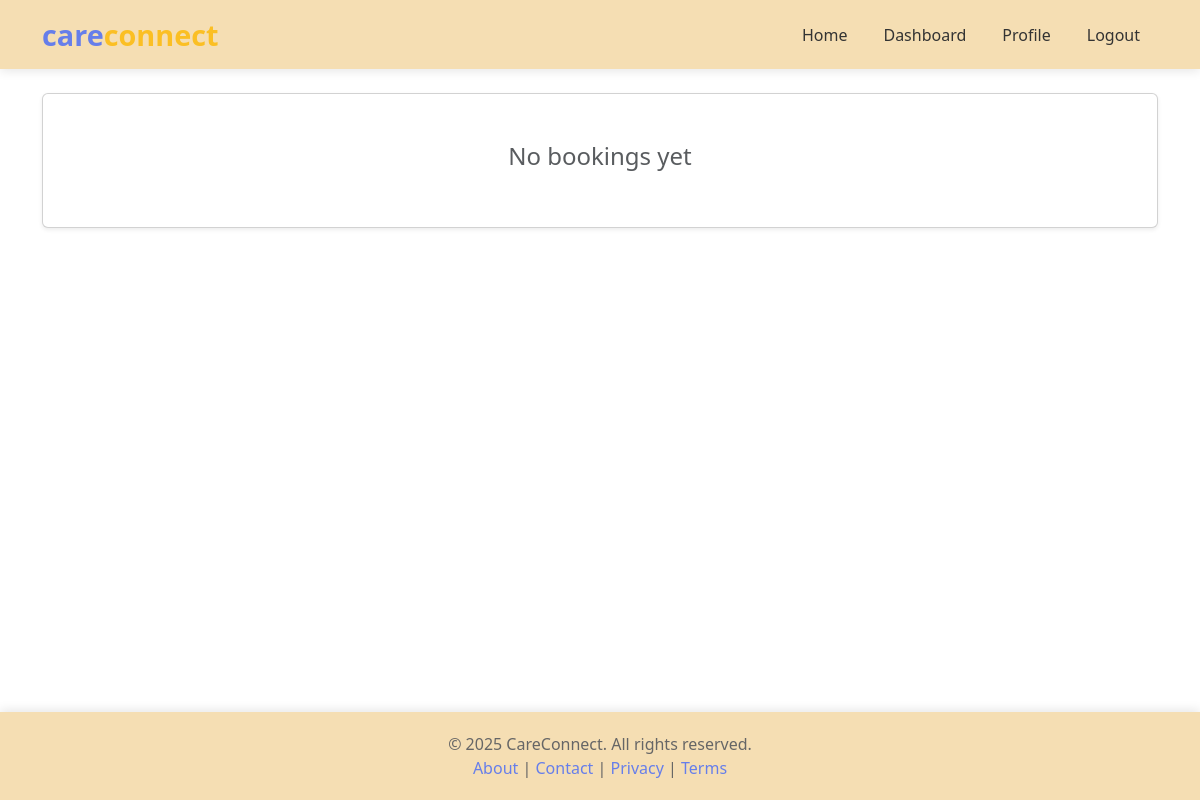
The page /providers/bookings/ (signed in) on the database as committed earlier.
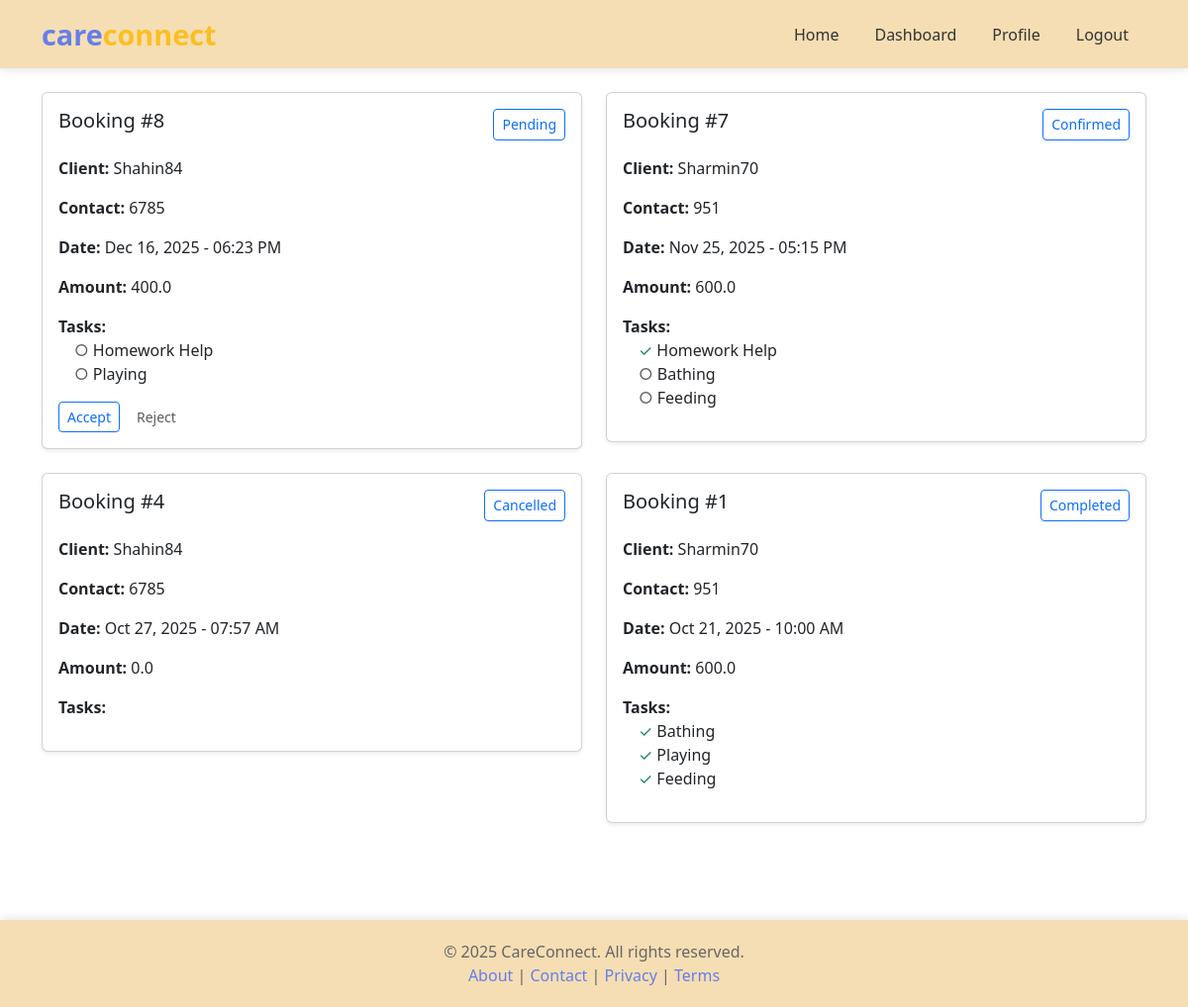
The same page on the database as committed later.
### users/models.py (models this page shows, shortened)
class Booking(models.Model):
    STATUS_CHOICES = [
        ('pending', 'Pending'),
        ('confirmed', 'Confirmed'),
        ('completed', 'Completed'),
        ('cancelled', 'Cancelled'),
    ]
    user = models.ForeignKey(User, on_delete=models.CASCADE, related_name='user_bookings')
    provider = models.ForeignKey('providers.ServiceProvider', on_delete=models.CASCADE, related_name='provider_bookings')
    dateTime = models.DateTimeField()
    status = models.CharField(max_length=20, choices=STATUS_CHOICES, default='pending')
    totalamount = models.FloatField()
    created_at = models.DateTimeField(auto_now_add=True)
    class Meta:
        ordering = ['-created_at']

class User(AbstractUser):
    contactNo = models.CharField(max_length=15)
    address = models.TextField()
    profile_image = models.ImageField(upload_to='user_profiles/', blank=True, null=True)
    is_provider = models.BooleanField(default=False)

### providers/models.py (models this page shows, shortened)
class Task(models.Model):
    STATUS_CHOICES = [
        ('assigned', 'Assigned'),
        ('in_progress', 'In Progress'),
        ('completed', 'Completed'),
    ]
    provider = models.ForeignKey(ServiceProvider, on_delete=models.CASCADE, related_name='provider_tasks')
    user = models.ForeignKey(User, on_delete=models.CASCADE, related_name='user_tasks')
    booking = models.ForeignKey('users.Booking', on_delete=models.CASCADE, related_name='booking_tasks', null=True,
                                blank=True)
    description = models.TextField()
    status = models.CharField(max_length=20, choices=STATUS_CHOICES, default='assigned')
    completedAt = models.DateTimeField(null=True, blank=True)
    created_at = models.DateTimeField(auto_now_add=True)
    class Meta:
        ordering = ['-created_at']

### providers/views.py (the view)
# urls.py: path('bookings/', views.provider_bookings, name='provider_bookings'),
@login_required
def provider_bookings(request):
    if not request.user.is_provider:
        return redirect('user_dashboard')
    provider = ServiceProvider.objects.get(user=request.user)
    bookings = Booking.objects.filter(provider=provider).order_by('-created_at')
    context = {
        'provider': provider,
        'bookings': bookings,
    }
    return render(request, 'providers/bookings.html', context)

### templates/providers/bookings.html (shortened to what this page needs)
{% extends 'base.html' %}
{% block content %}
<div class="container mt-4 mb-5">
    {% if bookings %}
        <div class="row g-4">
            {% for booking in bookings %}
            <div class="col-md-6">
                <div class="card shadow-sm">
                    <div class="card-body">
                        <div class="d-flex justify-content-between mb-3">
                            <h5>Booking #{{ booking.id }}</h5>
                            {% if booking.status == 'pending' %}
                            <span class="btn btn-outline-primary btn-sm">Pending</span>
                            {% elif booking.status == 'confirmed' %}
                            <span class="btn btn-outline-primary btn-sm">Confirmed</span>
                            {% elif booking.status == 'completed' %}
                            <span class="btn btn-outline-primary btn-sm">Completed</span>
                            {% else %}
                            <span class="btn btn-outline-primary btn-sm">Cancelled</span>
                            {% endif %}
                        </div>
                        <p><strong>Client:</strong> {{ booking.user.username }}</p>
                        <p><strong>Contact:</strong> {{ booking.user.contactNo }}</p>
                        <p><strong>Date:</strong> {{ booking.dateTime|date:"M d, Y - h:i A" }}</p>
                        <p><strong>Amount:</strong> {{ booking.totalamount }}</p>
                        <div class="mb-3">
                            <strong>Tasks:</strong>
                            {% for task in booking.booking_tasks.all %}
                            <div class="ms-3">
                                {% if task.status == 'completed' %}
                                <span class="text-success">✓</span>
                                {% else %}
                                <span class="text-muted">○</span>
                                {% endif %}
                                {{ task.description }}
                            </div>
                            {% endfor %}
                        </div>
                        {% if booking.status == 'pending' %}
                        <div class="d-flex gap-2">
                            <a href="{% url 'accept_booking' booking.id %}" class="btn btn-outline-primary btn-sm">Accept</a>
                            <a href="{% url 'reject_booking' booking.id %}" class="btn text-muted btn-sm">Reject</a>
                        </div>
                        {% endif %}
                    </div>
                </div>
            </div>
            {% endfor %}
        </div>
    {% else %}
        <div class="card shadow-sm">
            <div class="card-body text-center py-5">
                <h4 class="text-muted">No bookings yet</h4>
            </div>
        </div>
    {% endif %}
</div>
{% endblock %}

### templates/base.html (shortened to what this page needs)
<!DOCTYPE html>
<html lang="en">
<head>
    <link href="https://cdn.jsdelivr.net/npm/bootstrap@5.3.2/dist/css/bootstrap.min.css" rel="stylesheet">
    <link rel="stylesheet"
          href="https://cdnjs.cloudflare.com/ajax/libs/font-awesome/7.0.1/css/all.min.css"
    />
</head>
<body>
    <nav class="navbar navbar-expand-lg navbar-light">
        <div class="container">
            <a class="navbar-brand" href="/">
                care<span class="connect">connect</span>
            </a>
            <div class="collapse navbar-collapse" id="navbarNav">
                <ul class="navbar-nav ms-auto">
                    <li class="nav-item">
                        <a class="nav-link" href="/">Home</a>
                    </li>
                    {% if user.is_authenticated %}
                        {% if user.is_provider %}
                            <li class="nav-item">
                                <a class="nav-link" href="{% url 'provider_dashboard' %}">Dashboard</a>
                            </li>
                            <li class="nav-item">
                                <a class="nav-link" href="{% url 'provider_profile' %}">Profile</a>
                            </li>
                            <li class="nav-item">
                                <a class="nav-link" href="{% url 'provider_logout' %}">Logout</a>
                            </li>
                        {% endif %}
                    {% endif %}
                </ul>
            </div>
        </div>
    </nav>
    <div class="main-content">
        {% block content %}
        {% endblock %}
    </div>
    <footer>
        <div class="container text-center">
            <p>&copy; 2025 CareConnect. All rights reserved.</p>
            <p>
                <a href="#">About</a> |
                <a href="#">Contact</a> |
                <a href="#">Privacy</a> |
                <a href="#">Terms</a>
            </p>
        </div>
    </footer>
</body>
</html>

### templates/base.html (style rules this page uses)
body { display: flex; flex-direction: column; min-height: 100vh; background: white; }
.navbar { background: wheat; box-shadow: 0 2px 10px rgba(0,0,0,0.1); }
.navbar-brand { font-size: 1.8rem; font-weight: bold; color: #667eea !important; }
.navbar-brand .connect { color: #fbbf24; }
.nav-link { color: #333 !important; font-weight: 500; margin: 0 10px; }
.main-content { flex: 1; }
footer { background: wheat; padding: 20px 0; margin-top: 50px; box-shadow: 0 -2px 10px rgba(0,0,0,0.1); }
footer p { margin: 0; color: #666; }
footer a { color: #667eea; text-decoration: none; }

Rows that differ between the two databases and show on the page:
added Booking: id "8", status "Pending", user.username "Shahin84", user.contactNo "6785", dateTime "Dec 16, 2025 - 06:23 PM", totalamount "400.0"
added Task: description "Homework Help", shown under "8"
added Task: description "Playing", shown under "8"
added Booking: id "7", status "Confirmed", user.username "Sharmin70", user.contactNo "951", dateTime "Nov 25, 2025 - 05:15 PM", totalamount "600.0"
added Task: description "Homework Help", shown under "7"
added Task: description "Bathing", shown under "7"
added Task: description "Feeding", shown under "7"
added Booking: id "4", status "Cancelled", user.username "Shahin84", user.contactNo "6785", dateTime "Oct 27, 2025 - 07:57 AM", totalamount "0.0"
added Booking: id "1", status "Completed", user.username "Sharmin70", user.contactNo "951", dateTime "Oct 21, 2025 - 10:00 AM", totalamount "600.0"
added Task: description "Bathing", shown under "1"
added Task: description "Playing", shown under "1"
added Task: description "Feeding", shown under "1"
Other text that changed with them:
text no longer shown: "No bookings yet"
